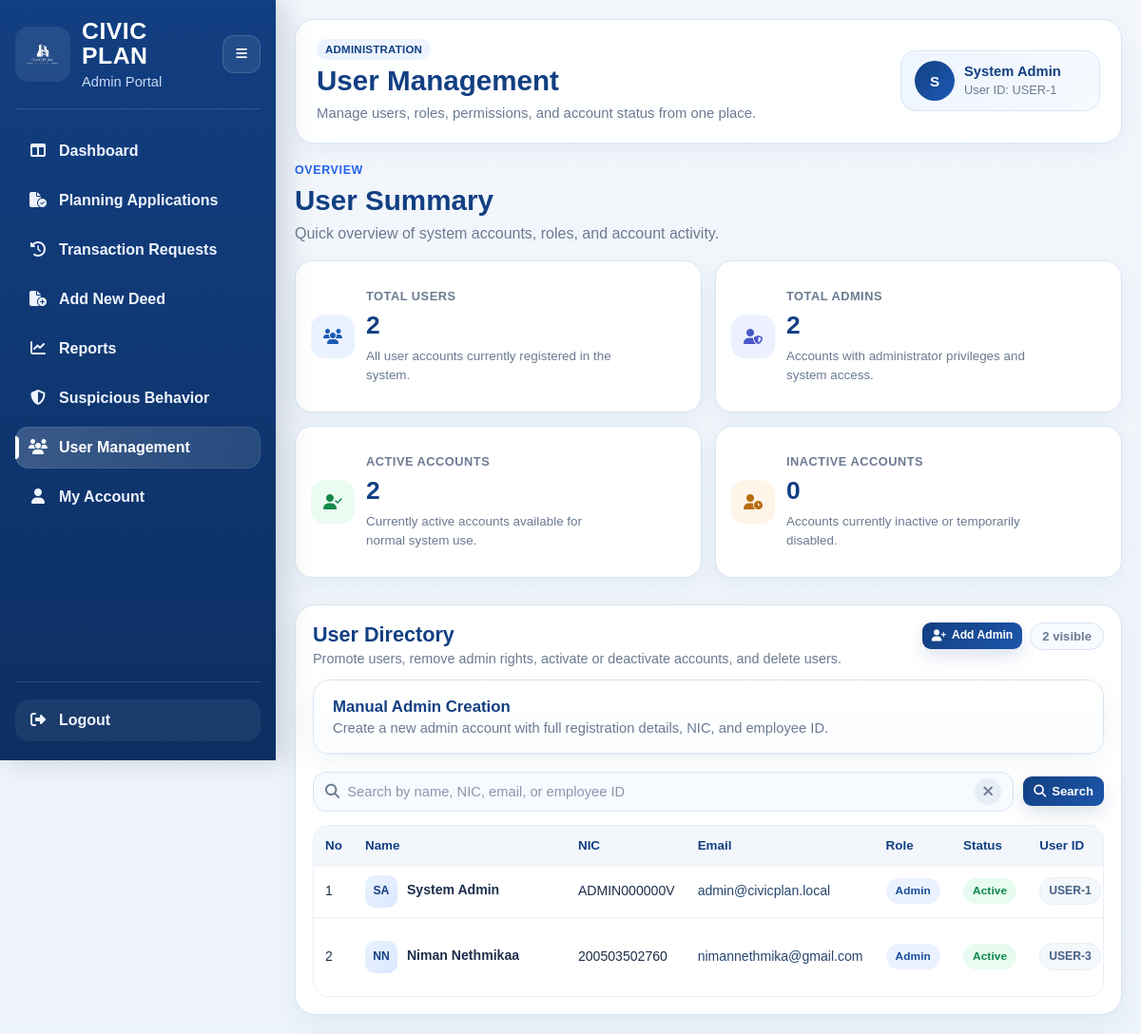
/admin/users (signed in), run on an earlier commit of the app's database.
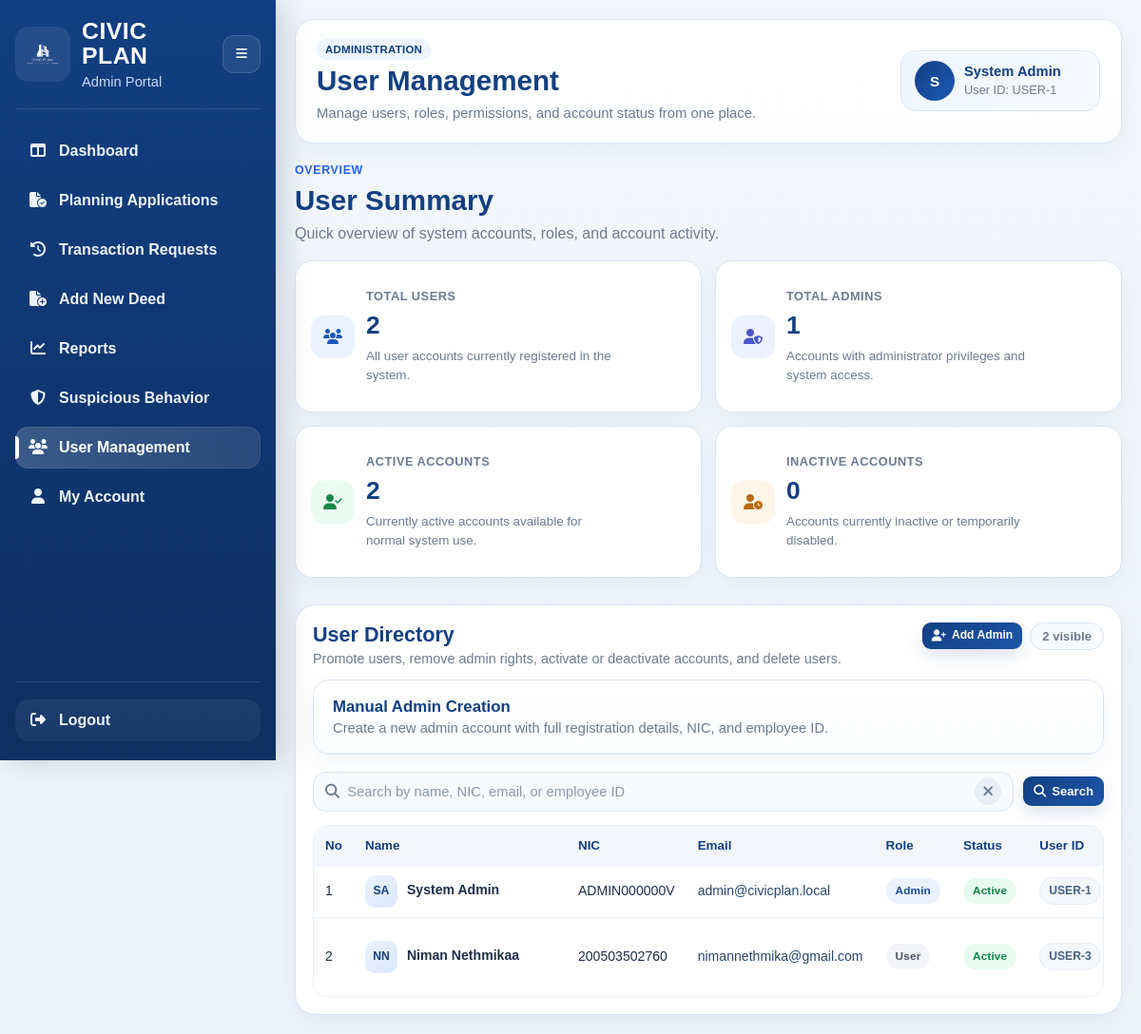
And on a later commit of the database.
### tables this page shows
CREATE TABLE users (
        user_id INTEGER PRIMARY KEY AUTOINCREMENT,
        first_name TEXT NOT NULL,
        last_name TEXT NOT NULL,
        phone_number TEXT,
        email TEXT NOT NULL,
        password_hash TEXT NOT NULL,
        date_of_birth TEXT,
        address TEXT,
        city TEXT,
        nic TEXT NOT NULL,
        employee_id TEXT,
        is_admin BOOLEAN DEFAULT 0,
        is_active BOOLEAN DEFAULT 1,
        created_at TEXT DEFAULT CURRENT_TIMESTAMP
    , failed_login_attempts INTEGER DEFAULT 0);

### routes/admin_routes.py (the view)
@admin_bp.route("/admin/users")
def admin_users():
    admin_user, redirect_response = admin_required()
    if redirect_response:
        return redirect_response
    if request.path.startswith("/api"):
        track_api_request_burst(limit=20, minutes=1)
    search_query = request.args.get("search", "").strip()
    conn = get_connection()
    cursor = conn.cursor()
    total_users = safe_fetchone_value(cursor, "SELECT COUNT(*) AS total_users FROM users", "total_users")
    total_admins = safe_fetchone_value(cursor, "SELECT COUNT(*) AS total_admins FROM users WHERE is_admin = 1", "total_admins")
    active_users = safe_fetchone_value(cursor, "SELECT COUNT(*) AS active_users FROM users WHERE is_active = 1", "active_users")
    inactive_users = safe_fetchone_value(cursor, "SELECT COUNT(*) AS inactive_users FROM users WHERE is_active = 0", "inactive_users")
    if search_query:
        like_term = f"%{search_query}%"
        cursor.execute(
            """
            SELECT *
            FROM users
            WHERE (
                first_name || ' ' || last_name LIKE ?
                OR first_name LIKE ?
                OR last_name LIKE ?
                OR nic LIKE ?
                OR email LIKE ?
                OR employee_id LIKE ?
            )
            ORDER BY user_id ASC
            """,
            (like_term, like_term, like_term, like_term, like_term, like_term),
        )
    else:
        cursor.execute("SELECT * FROM users ORDER BY user_id ASC")
    users = cursor.fetchall()
    conn.close()
    return render_template(
        "admin_user_management.html",
        user=admin_user,
        users=users,
        search_query=search_query,
        total_users=total_users,
        total_admins=total_admins,
        active_users=active_users,
        inactive_users=inactive_users,
        active_page="user_management",
    )

### templates/admin_user_management.html (shortened to what this page needs)
<!DOCTYPE html>
<html lang="en">
<head>
    <link rel="stylesheet" href="{{ url_for('static', filename='admin_dashboard.css') }}">
    <link rel="stylesheet" href="{{ url_for('static', filename='admin_sidebar.css') }}">
    <link rel="stylesheet" href="{{ url_for('static', filename='admin_user_management.css') }}">
    <link rel="stylesheet" href="https://cdnjs.cloudflare.com/ajax/libs/font-awesome/6.5.0/css/all.min.css">
</head>
<body>
    <div class="dashboard-shell">
        {% include 'partials/admin_sidebar.html' %}
        <main class="main-content">
            <header class="topbar">
                <div class="topbar-content">
                    <div class="page-heading">
                        <span class="page-kicker">Administration</span>
                        <h1>User Management</h1>
                        <p>Manage users, roles, permissions, and account status from one place.</p>
                    </div>
                </div>
                <a href="{{ url_for('user.account') }}" class="admin-chip clickable-admin-chip" title="Go to My Account">
                    <div class="avatar">{{ user['first_name'][0] | upper }}</div>
                    <div>
                        <strong>{{ user['first_name'] }} {{ user['last_name'] }}</strong>
                        <span>User ID: USER-{{ user['user_id'] }}</span>
                    </div>
                </a>
            </header>
            <section class="stats-section">
                <div class="section-head">
                    <div>
                        <span class="section-kicker">Overview</span>
                        <h2>User Summary</h2>
                        <p>Quick overview of system accounts, roles, and account activity.</p>
                    </div>
                </div>
                <div class="stats-grid reports-stats-grid">
                    <div class="stat-card report-stat-card total-users">
                        <div class="stat-icon blue">
                            <i class="fa-solid fa-users"></i>
                        </div>
                        <div class="stat-content">
                            <span class="stat-label">Total Users</span>
                            <h3>{{ total_users }}</h3>
                            <p>All user accounts currently registered in the system.</p>
                        </div>
                    </div>
                    <div class="stat-card report-stat-card total-admins">
                        <div class="stat-icon indigo">
                            <i class="fa-solid fa-user-shield"></i>
                        </div>
                        <div class="stat-content">
                            <span class="stat-label">Total Admins</span>
                            <h3>{{ total_admins }}</h3>
                            <p>Accounts with administrator privileges and system access.</p>
                        </div>
                    </div>
                    <div class="stat-card report-stat-card active-users">
                        <div class="stat-icon green">
                            <i class="fa-solid fa-user-check"></i>
                        </div>
                        <div class="stat-content">
                            <span class="stat-label">Active Accounts</span>
                            <h3>{{ active_users }}</h3>
                            <p>Currently active accounts available for normal system use.</p>
                        </div>
                    </div>
                    <div class="stat-card report-stat-card total-applications">
                        <div class="stat-icon amber">
                            <i class="fa-solid fa-user-clock"></i>
                        </div>
                        <div class="stat-content">
                            <span class="stat-label">Inactive Accounts</span>
                            <h3>{{ inactive_users }}</h3>
                            <p>Accounts currently inactive or temporarily disabled.</p>
                        </div>
                    </div>
                </div>
            </section>
            <section class="panel">
                <div class="panel-header panel-header-split">
                    <div>
                        <h2>User Directory</h2>
                        <p>Promote users, remove admin rights, activate or deactivate accounts, and delete users.</p>
                    </div>
                    <div class="panel-search-summary">
                        <div class="directory-summary-actions">
                            <button type="button" class="btn primary small" id="toggleAddAdminBtn">
                                <i class="fa-solid fa-user-plus"></i>
                                <span>Add Admin</span>
                            </button>
                            <span class="summary-pill" id="visibleUserCount">
                            </span>
                        </div>
                    </div>
                </div>
                <div class="admin-create-panel">
                    <div class="admin-create-toolbar">
                        <div>
                            <h3>Manual Admin Creation</h3>
                            <p>Create a new admin account with full registration details, NIC, and employee ID.</p>
                        </div>
                    </div>
                </div>
                <form class="search-form" method="GET" action="{{ url_for('admin.admin_users') }}" id="userSearchForm">
                    <div class="search-input-group">
                        <i class="fa-solid fa-magnifying-glass"></i>
                        <input type="text" id="userSearchInput" name="search"
                            placeholder="Search by name, NIC, email, or employee ID"
                            value="{{ search_query if search_query else '' }}" autocomplete="off">
                        <button type="button" class="search-inline-clear" id="clearSearchInput"
                            aria-label="Clear search input">
                            <i class="fa-solid fa-xmark"></i>
                        </button>
                    </div>
                    <div class="search-actions">
                        <button type="submit" class="btn primary">
                            <i class="fa-solid fa-magnifying-glass"></i>
                            <span>Search</span>
                        </button>
                    </div>
                </form>
                <div class="table-wrap">
                    <table class="users-table">
                        <thead>
                            <tr>
                                <th>No</th>
                                <th>Name</th>
                                <th>NIC</th>
                                <th>Email</th>
                                <th>Role</th>
                                <th>Status</th>
                                <th>User ID</th>
                            </tr>
                        </thead>
                        <tbody id="usersTableBody">
                            {% if users %}
                            {% set sorted_users = users|sort(attribute='is_admin', reverse=true) %}
                            {% for u in sorted_users %}
                            <tr class="user-row"
                                data-name="{{ (u['first_name'] ~ ' ' ~ u['last_name'])|lower }}"
                                data-nic="{{ (u['nic'] if u['nic'] else '')|lower }}"
                                data-email="{{ u['email']|lower }}"
                                data-employee-id="{{ (u['employee_id'] if u['employee_id'] else '')|lower }}"
                                data-role="{% if u['is_admin'] %}admin{% else %}user{% endif %}"
                                data-status="{% if u['is_active'] %}active{% else %}inactive{% endif %}"
                                data-user-id="USER-{{ u['user_id'] }}">
                                <td class="row-number">{{ loop.index }}</td>
                                <td>
                                    <div class="user-cell">
                                        <div class="user-mini-avatar">
                                            {{ u['first_name'][0] | upper }}{{ u['last_name'][0] | upper }}
                                        </div>
                                        <div class="user-meta">
                                            <strong>{{ u['first_name'] }} {{ u['last_name'] }}</strong>
                                        </div>
                                    </div>
                                </td>
                                <td>{{ u['nic'] if u['nic'] else '-' }}</td>
                                <td class="email-cell copy-email" title="Click to copy email">{{ u['email'] }}</td>
                                <td>
                                    {% if u['is_admin'] %}
                                    <span class="badge admin">Admin</span>
                                    {% else %}
                                    <span class="badge user">User</span>
                                    {% endif %}
                                </td>
                                <td>
                                    {% if u['is_active'] %}
                                    <span class="badge active">Active</span>
                                    {% else %}
                                    <span class="badge inactive">Inactive</span>
                                    {% endif %}
                                </td>
                                <td>
                                    <span class="user-id-pill copy-user-id" title="Click to copy user ID">USER-{{ u['user_id'] }}</span>
                                </td>
                                    {% set is_system_admin = (u['email'] == 'admin@civicplan.local' and u['nic'] == 'ADMIN000000V') %}
                            </tr>
                            {% endfor %}
                            {% endif %}
                        </tbody>
                    </table>
                </div>
            </section>
        </main>
    </div>
</body>
</html>

### templates/partials/admin_sidebar.html (shortened to what this page needs)
<aside class="sidebar admin-sidebar" id="adminSidebar">
    <div class="sidebar-top">
        <div class="sidebar-brand">
            <a href="{{ url_for('admin.admin_dashboard') }}" class="brand-link">
                <img src="{{ url_for('static', filename='images/logo-removebackground.png') }}" alt="Civic Plan Logo" />
                <div class="brand-text">
                    <h2>CIVIC PLAN</h2>
                    <p>Admin Portal</p>
                </div>
            </a>
            <button type="button" class="sidebar-toggle" id="sidebarToggle" aria-label="Toggle sidebar">
                <i class="fa-solid fa-bars"></i>
            </button>
        </div>
        <nav class="sidebar-nav">
            <a href="{{ url_for('admin.admin_dashboard') }}"
                class="nav-link {% if active_page == 'dashboard' or request.endpoint == 'admin.admin_dashboard' %}active{% endif %}">
                <span class="nav-icon"><i class="fa-solid fa-table-columns"></i></span>
                <span class="nav-text">Dashboard</span>
            </a>
            <a href="{{ url_for('admin_planning.admin_planning_applications') }}"
                class="nav-link ">
                <span class="nav-icon"><i class="fa-solid fa-file-circle-check"></i></span>
                <span class="nav-text">Planning Applications</span>
            </a>
            <a href="{{ url_for('admin.admin_transaction_history_requests') }}"
                class="nav-link {% if active_page == 'transaction_requests' or request.endpoint == 'admin.admin_transaction_history_requests' %}active{% endif %}">
                <span class="nav-icon"><i class="fa-solid fa-clock-rotate-left"></i></span>
                <span class="nav-text">Transaction Requests</span>
            </a>
            <a href="{{ url_for('admin.admin_add_deed_page') }}"
                class="nav-link {% if active_page == 'add_deed' or request.endpoint == 'admin.admin_add_deed_page' or request.endpoint == 'admin.admin_add_deed' %}active{% endif %}">
                <span class="nav-icon"><i class="fa-solid fa-file-circle-plus"></i></span>
                <span class="nav-text">Add New Deed</span>
            </a>
            <a href="{{ url_for('admin_reports.admin_reports') }}"
                class="nav-link ">
                <span class="nav-icon"><i class="fa-solid fa-chart-line"></i></span>
                <span class="nav-text">Reports</span>
            </a>
            <a href="{{ url_for('admin.admin_suspicious_behavior') }}"
                class="nav-link {% if active_page == 'suspicious_behavior' or request.endpoint == 'admin.admin_suspicious_behavior' %}active{% endif %}">
                <span class="nav-icon"><i class="fa-solid fa-shield-halved"></i></span>
                <span class="nav-text">Suspicious Behavior</span>
            </a>
            <a href="{{ url_for('admin.admin_users') }}"
                class="nav-link {% if active_page == 'user_management' or request.endpoint == 'admin.admin_users' %}active{% endif %}">
                <span class="nav-icon"><i class="fas fa-users"></i></span>
                <span class="nav-text">User Management</span>
            </a>
            <a href="{{ url_for('user.account') }}"
                class="nav-link {% if request.endpoint == 'user.account' %}active{% endif %}">
                <span class="nav-icon"><i class="fa-solid fa-user"></i></span>
                <span class="nav-text">My Account</span>
            </a>
        </nav>
    </div>
    <div class="sidebar-footer">
        <a href="{{ url_for('auth.logout') }}" class="nav-link logout-link">
            <span class="nav-icon"><i class="fa-solid fa-right-from-bracket"></i></span>
            <span class="nav-text">Logout</span>
        </a>
    </div>
</aside>

What changed in the data, as far as the page shows it:
changed users "Niman": is_admin "Admin" → "User"
Also different on the page:
{{ total_admins }}: "2" → "1"
